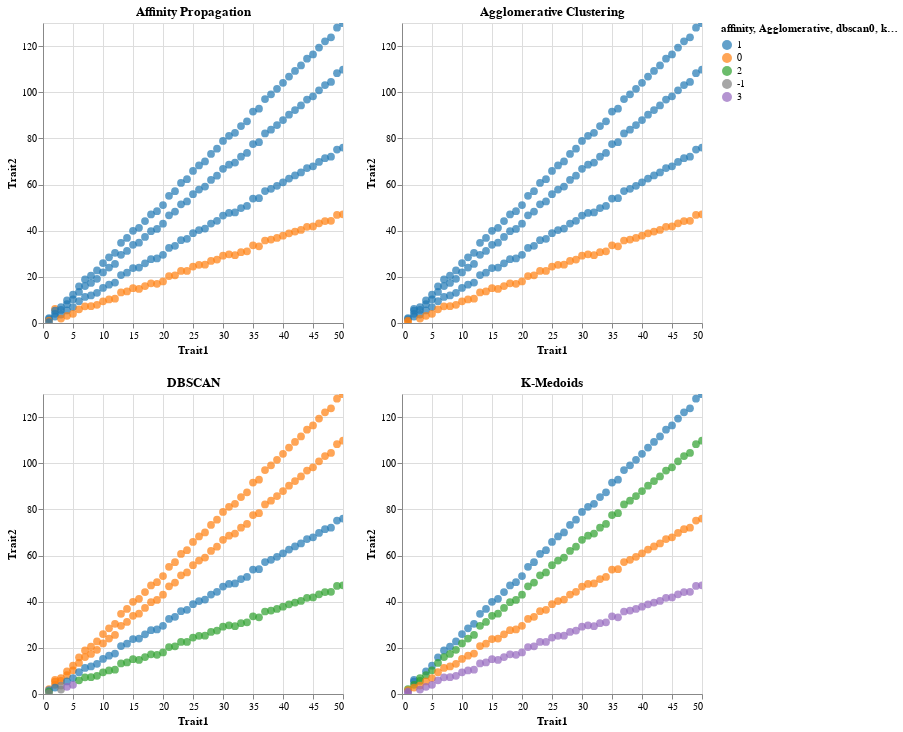

The notebook cell this image was saved under:
### Code cell
# Display charts
(affini| agglom) & (dbscan | kmedoi)

### Figure 1 — Vega-Lite specification as saved in the notebook (floating-point values rounded to 4 significant figures; data arrays with more than 128 entries replaced by an {"elided": "..."} marker saying what was removed)
{"config": {"view": {"continuousWidth": 300, "continuousHeight": 300}}, "vconcat": [{"hconcat": [{"mark": {"type": "circle", "size": 60}, "encoding": {"color": {"field": "affinity", "scale": {"domain": [1.0, 0.0, 2.0, -1.0, 3.0], "range": ["#1f77b4", "#ff7f0e", "#2ca02c", "#808080", "#9467bd"]}, "type": "nominal"}, "tooltip": [{"field": "affinity", "type": "quantitative"}, {"field": "Agglomerative", "type": "quantitative"}, {"field": "dbscan0", "type": "quantitative"}, {"field": "kmedoids4", "type": "quantitative"}], "x": {"field": "Trait1", "type": "quantitative"}, "y": {"field": "Trait2", "type": "quantitative"}}, "name": "view_19", "title": "Affinity Propagation"}, {"mark": {"type": "circle", "size": 60}, "encoding": {"color": {"field": "Agglomerative", "scale": {"domain": [1.0, 0.0, 2.0, -1.0, 3.0], "range": ["#1f77b4", "#ff7f0e", "#2ca02c", "#808080", "#9467bd"]}, "type": "nominal"}, "tooltip": [{"field": "affinity", "type": "quantitative"}, {"field": "Agglomerative", "type": "quantitative"}, {"field": "dbscan0", "type": "quantitative"}, {"field": "kmedoids4", "type": "quantitative"}], "x": {"field": "Trait1", "type": "quantitative"}, "y": {"field": "Trait2", "type": "quantitative"}}, "name": "view_20", "title": "Agglomerative Clustering"}]}, {"hconcat": [{"mark": {"type": "circle", "size": 60}, "encoding": {"color": {"field": "dbscan0", "scale": {"domain": [1.0, 0.0, 2.0, -1.0, 3.0], "range": ["#1f77b4", "#ff7f0e", "#2ca02c", "#808080", "#9467bd"]}, "type": "nominal"}, "tooltip": [{"field": "affinity", "type": "quantitative"}, {"field": "Agglomerative", "type": "quantitative"}, {"field": "dbscan0", "type": "quantitative"}, {"field": "kmedoids4", "type": "quantitative"}], "x": {"field": "Trait1", "type": "quantitative"}, "y": {"field": "Trait2", "type": "quantitative"}}, "name": "view_21", "title": "DBSCAN"}, {"mark": {"type": "circle", "size": 60}, "encoding": {"color": {"field": "kmedoids4", "scale": {"domain": [1.0, 0.0, 2.0, -1.0, 3.0], "range": ["#1f77b4", "#ff7f0e", "#2ca02c", "#808080", "#9467bd"]}, "type": "nominal"}, "tooltip": [{"field": "affinity", "type": "quantitative"}, {"field": "Agglomerative", "type": "quantitative"}, {"field": "dbscan0", "type": "quantitative"}, {"field": "kmedoids4", "type": "quantitative"}], "x": {"field": "Trait1", "type": "quantitative"}, "y": {"field": "Trait2", "type": "quantitative"}}, "name": "view_22", "title": "K-Medoids"}]}], "data": {"name": "data-aa11b5730d4dc7a7e44be41cf9272786"}, "params": [{"name": "param_16", "select": {"type": "interval", "encodings": ["x", "y"]}, "bind": "scales", "views": ["view_19"]}, {"name": "param_17", "select": {"type": "interval", "encodings": ["x", "y"]}, "bind": "scales", "views": ["view_20"]}, {"name": "param_18", "select": {"type": "interval", "encodings": ["x", "y"]}, "bind": "scales", "views": ["view_21"]}, {"name": "param_19", "select": {"type": "interval", "encodings": ["x", "y"]}, "bind": "scales", "views": ["view_22"]}], "$schema": "https://vega.github.io/schema/vega-lite/v5.16.3.json", "datasets": {"data-aa11b5730d4dc7a7e44be41cf9272786": {"elided": "200 records"}}}
